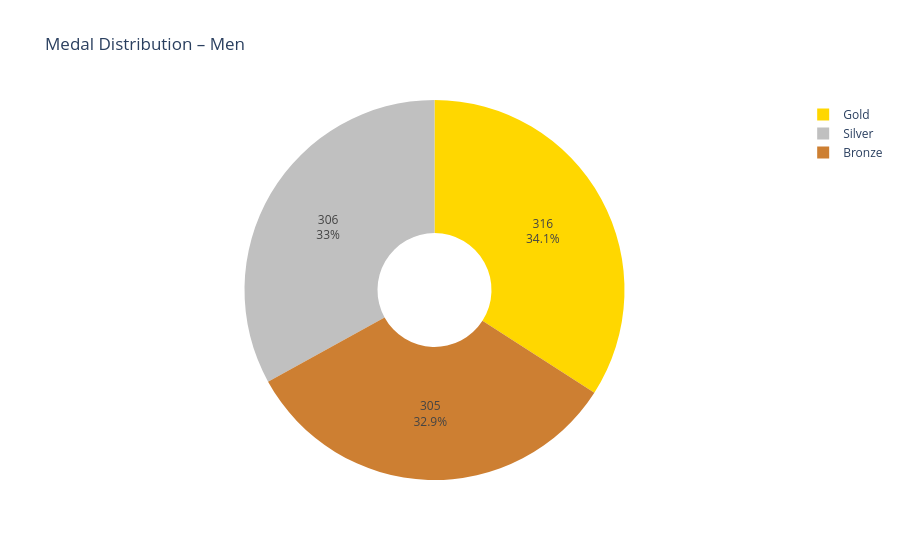
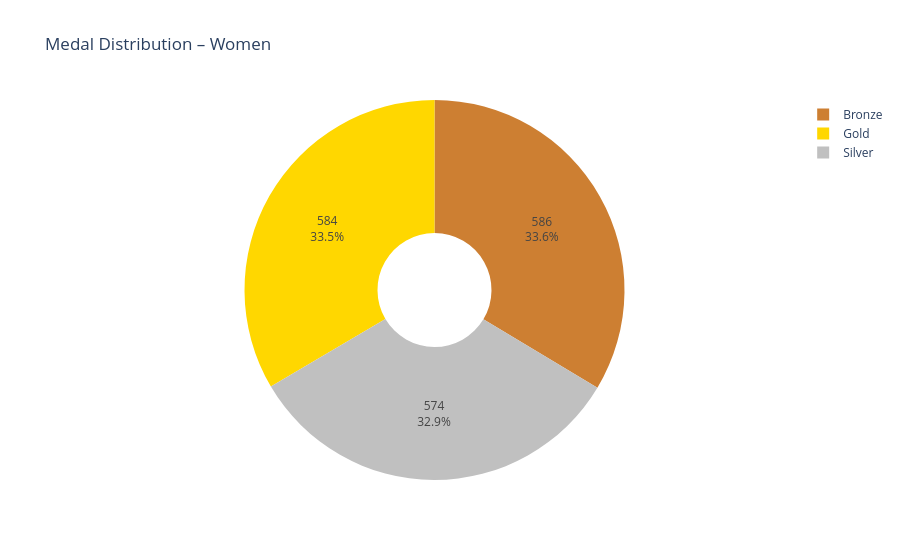

These figures' notebook cell, in order:
### Code cell
# Function to plot a pie chart of medal distribution with custom colors
def plot_pie_medals(df, gender_label):
    # Sum total Gold, Silver, Bronze medals
    totals = df[['Gold','Silver','Bronze']].sum().reset_index()
    totals.columns = ['Medal', 'Count']
    
    # Define custom colors for each medal type
    color_map = {
        'Gold': '#FFD700',    # gold
        'Silver': '#C0C0C0',  # silver
        'Bronze': '#CD7F32'   # bronze
    }
    
    # Create the pie chart (donut style optional)
    fig = px.pie(
        totals,
        values='Count',
        names='Medal',
        title=f'Medal Distribution – {gender_label}',
        hole=0.3,  # optional: makes it a donut chart
        color='Medal',
        color_discrete_map=color_map,
        hover_data=['Count']  # show counts on hover
    )
    
    # Show both percentage and absolute value on chart
    fig.update_traces(textinfo='percent+value')
    
    # Display the interactive chart
    fig.show()

# Plot pie charts for Men and Women
plot_pie_medals(df_men, "Men")
plot_pie_medals(df_women, "Women")

### Figure 1 — Plotly figure (JSON) as saved in the notebook; plotly's stock layout.template omitted (floating-point values rounded to 4 significant figures)
{"data": [{"customdata": [[316, "Gold"], [306, "Silver"], [305, "Bronze"]], "domain": {"x": [0, 1], "y": [0, 1]}, "hole": 0.3, "hovertemplate": "Medal=%{customdata[1]}<br>Count=%{customdata[0]}<extra></extra>", "labels": ["Gold", "Silver", "Bronze"], "legendgroup": "", "marker": {"colors": ["#FFD700", "#C0C0C0", "#CD7F32"]}, "name": "", "showlegend": true, "textinfo": "percent+value", "type": "pie", "values": [316, 306, 305]}], "layout": {"legend": {"tracegroupgap": 0}, "title": {"text": "Medal Distribution – Men"}}}

### Figure 2 — Plotly figure (JSON) as saved in the notebook; plotly's stock layout.template omitted (floating-point values rounded to 4 significant figures)
{"data": [{"customdata": [[584, "Gold"], [574, "Silver"], [586, "Bronze"]], "domain": {"x": [0, 1], "y": [0, 1]}, "hole": 0.3, "hovertemplate": "Medal=%{customdata[1]}<br>Count=%{customdata[0]}<extra></extra>", "labels": ["Gold", "Silver", "Bronze"], "legendgroup": "", "marker": {"colors": ["#FFD700", "#C0C0C0", "#CD7F32"]}, "name": "", "showlegend": true, "textinfo": "percent+value", "type": "pie", "values": [584, 574, 586]}], "layout": {"legend": {"tracegroupgap": 0}, "title": {"text": "Medal Distribution – Women"}}}
